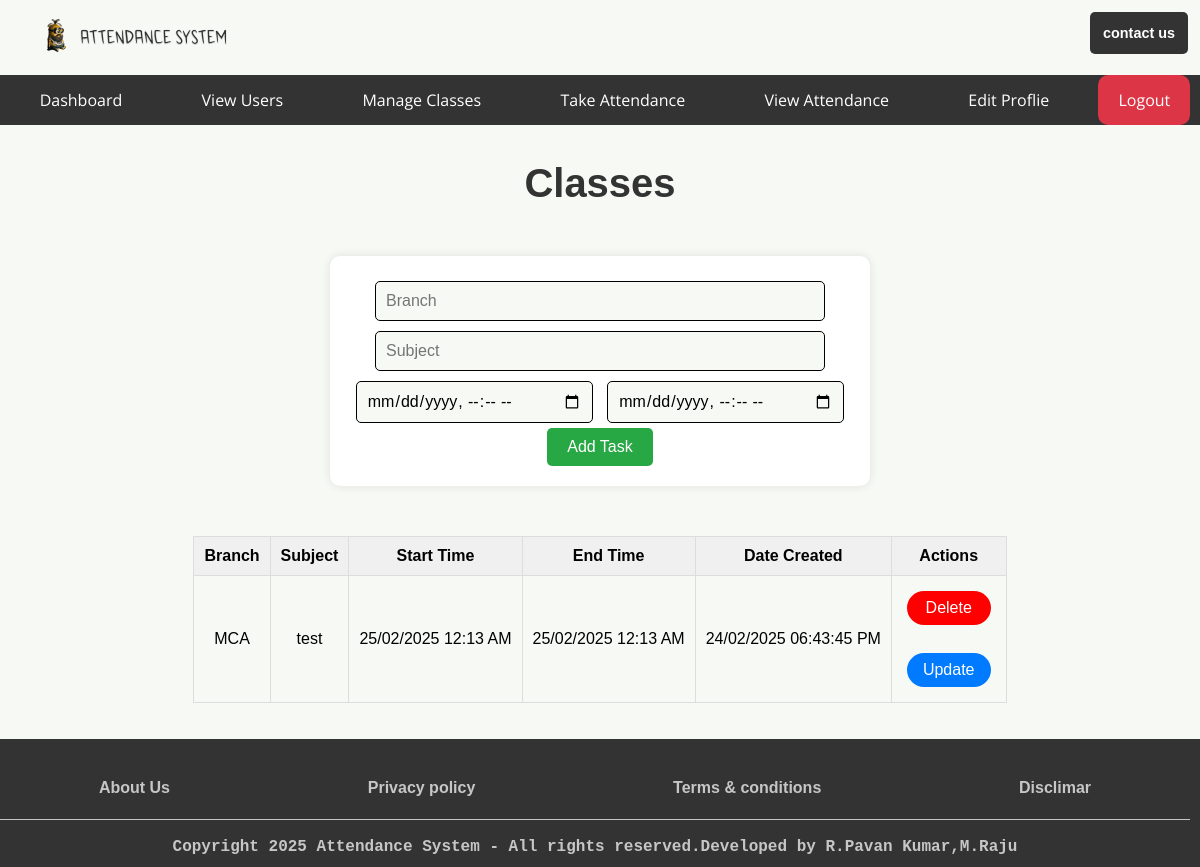
Page /teacher/manage_classes (signed in) on the earlier database version.
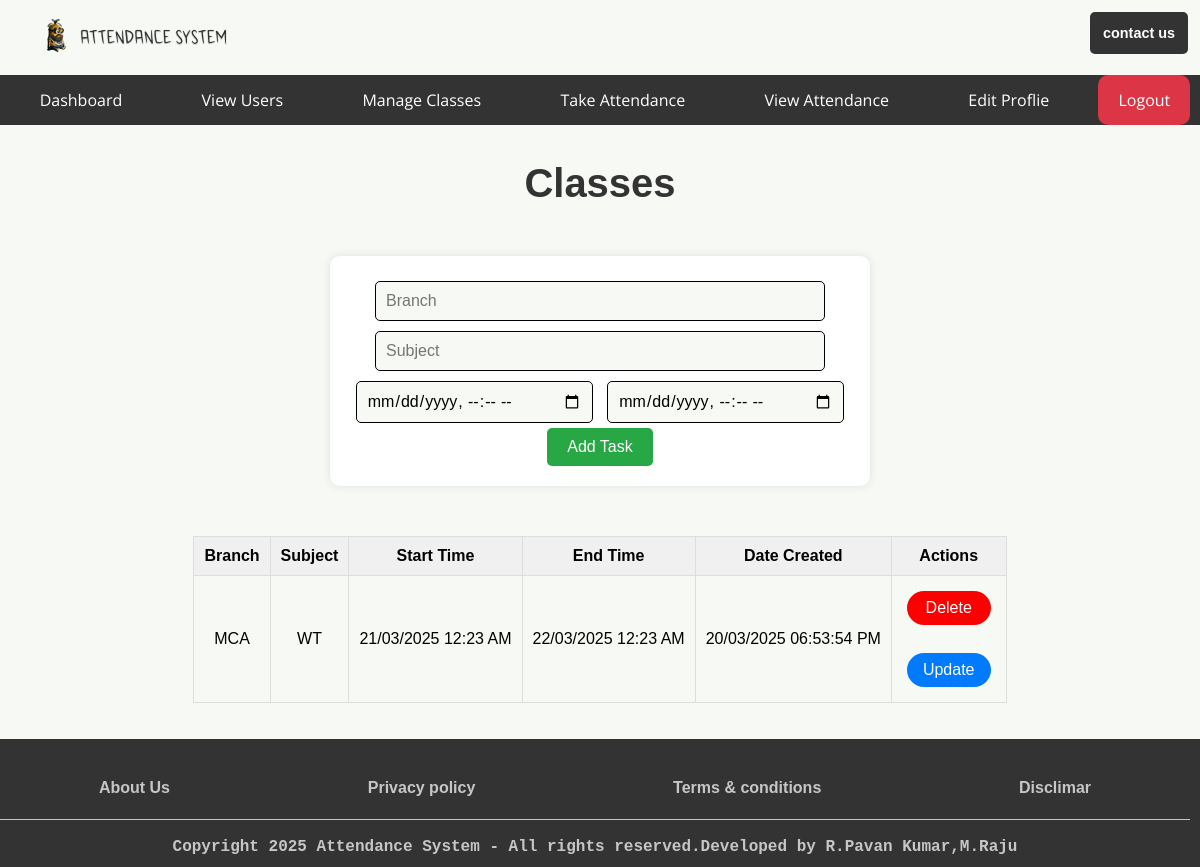
Same page on the later database version.
### app.py (models this page shows, shortened)
class SubjectsClasses(db.Model):  # Renamed to SubjectsClasses
    id = db.Column(db.Integer, primary_key=True)
    Branch = db.Column(db.String(200), nullable=False)
    Subject = db.Column(db.String(200), nullable=False)
    Start_Time = db.Column(db.DateTime, nullable=False)
    End_Time = db.Column(db.DateTime, nullable=False)
    date_created = db.Column(db.DateTime, default=datetime.utcnow)
    completed = db.Column(db.Integer, default=0)

### app.py (the view, shortened to what this page needs)
@app.route('/<role>/manage_classes', methods=['GET', 'POST'])
@role_required(['admin', 'teacher'])  # Allow both admin and teacher roles
def manage_classes(role):
    subjects = SubjectsClasses.query.filter(
        SubjectsClasses.Start_Time.isnot(None),
        SubjectsClasses.End_Time.isnot(None)
    ).order_by(SubjectsClasses.date_created).all()
    return render_template(f'auth/dashboards/{role}/manage_classes.html', subjects=subjects, role=role)

### app.py (called while the page is built)
def role_required(roles):
    if not isinstance(roles, list):
        roles = [roles]  # Ensure roles is a list
    def decorator(func):
        @wraps(func)
        def wrapper(*args, **kwargs):
            if 'username' not in session:
                return redirect(url_for('login'))
            user = User.query.filter_by(username=session['username']).first()
            if user.role not in roles:  # Check if the user's role is in the allowed roles list
                return redirect(url_for('index'))  # Redirect to the home page if unauthorized
            return func(*args, **kwargs)
        return wrapper
    return decorator

### templates/auth/dashboards/teacher/manage_classes.html (shortened to what this page needs)
{% extends 'base/base_teacher.html' %}
{% block body %}
<main>
            <h1>Classes</h1>
        <div class="div-sec">
            <form id="form-sec" method="POST">
                <input type="text" name="branch" id="text-sec" placeholder="Branch" required />
                <input type="text" name="subject" id="text-sec" placeholder="Subject" required />
                <input type="datetime-local" name="start_time" id="start_time" required />
                <input type="datetime-local" name="end_time" id="end_time" required />
                <input type="submit" value="Add Task" id="add_btn" />
            </form>
        </div>
            {% if subjects|length < 1 %}
                <h4>There are no Classes... create one below</h4>
            {% else %}
            <div style="overflow-x: auto; max-width: 100%;">
                <table>
                    <tr>
                        <th>Branch</th>
                        <th>Subject</th>
                        <th>Start Time</th>
                        <th>End Time</th>
                        <th>Date Created</th>
                        <th>Actions</th>
                    </tr>
                    {% for subject in subjects %}
                        <tr>
                            <td>{{ subject.Branch }}</td>
                            <td>{{ subject.Subject }}</td>
                            <td>{{ subject.Start_Time.strftime("%d/%m/%Y %I:%M %p") }}</td>
                            <td>{{ subject.End_Time.strftime("%d/%m/%Y %I:%M %p") }}</td>
                            <td>{{ subject.date_created.strftime("%d/%m/%Y %I:%M:%S %p") }}</td>
                            <td>
                                <form action="{{ url_for('delete_class', role=role, id=subject.id) }}" method="POST" class="role-form" onsubmit="return confirm('Are you sure you want to delete this class?');">
                                    <button type="submit" class="delete">Delete</button>
                                </form>
                                <br />
                                <a href="{{ url_for('update_class', role=role, id=subject.id) }}" id="update">Update</a>
                            </td>
                        </tr>
                    {% endfor %}
                </table>
            </div>
            {% endif %}
</main>
{% endblock body %}

Differences in the rows shown:
changed SubjectsClasses "MCA": Subject "test" → "WT"; Start_Time "25/02/2025 12:13 AM" → "21/03/2025 12:23 AM"; End_Time "25/02/2025 12:13 AM" → "22/03/2025 12:23 AM"; date_created "24/02/2025 06:43:45 PM" → "20/03/2025 06:53:54 PM"
